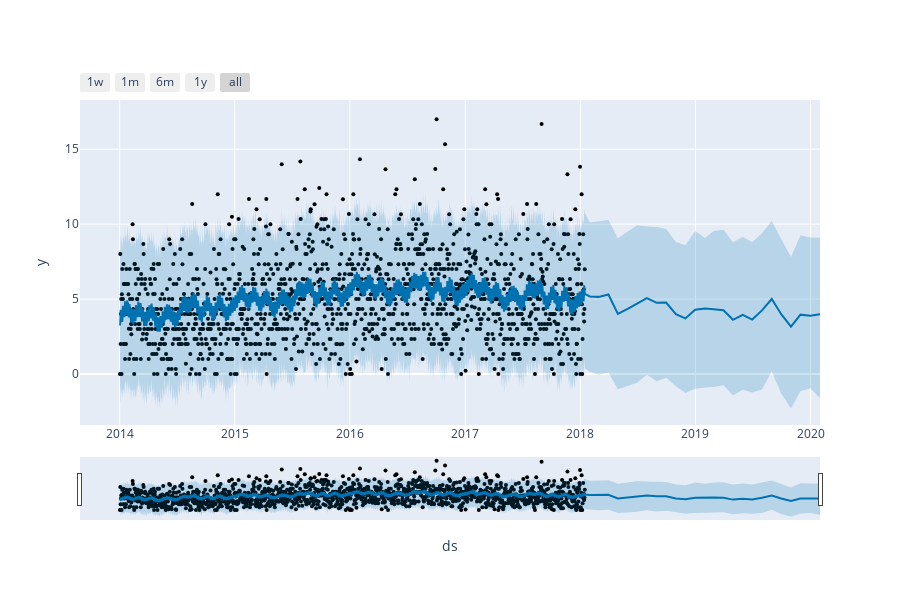

Notebook cell for this chart:
### Markdown cell above
### c.Visualizing the forecast

### Code cell
plot_plotly(m,forecast)

### Figure 1 — Plotly figure (JSON) as saved in the notebook; plotly's stock layout.template omitted (floating-point values rounded to 4 significant figures; data arrays with more than 128 entries replaced by an {"elided": "..."} marker saying what was removed)
{"data": [{"marker": {"color": "black", "size": 4}, "mode": "markers", "name": "Actual", "type": "scatter", "x": {"elided": "1475 str values"}, "y": {"elided": "1475 float values"}}, {"hoverinfo": "skip", "line": {"width": 0}, "mode": "lines", "type": "scatter", "x": {"elided": "1500 str values"}, "y": {"elided": "1500 float values"}}, {"fill": "tonexty", "fillcolor": "rgba(0, 114, 178, 0.2)", "line": {"color": "#0072B2", "width": 2}, "mode": "lines", "name": "Predicted", "type": "scatter", "x": {"elided": "1500 str values"}, "y": {"elided": "1500 float values"}}, {"fill": "tonexty", "fillcolor": "rgba(0, 114, 178, 0.2)", "hoverinfo": "skip", "line": {"width": 0}, "mode": "lines", "type": "scatter", "x": {"elided": "1500 str values"}, "y": {"elided": "1500 float values"}}], "layout": {"height": 600, "showlegend": false, "width": 900, "xaxis": {"rangeselector": {"buttons": [{"count": 7, "label": "1w", "step": "day", "stepmode": "backward"}, {"count": 1, "label": "1m", "step": "month", "stepmode": "backward"}, {"count": 6, "label": "6m", "step": "month", "stepmode": "backward"}, {"count": 1, "label": "1y", "step": "year", "stepmode": "backward"}, {"step": "all"}]}, "rangeslider": {"visible": true}, "title": {"text": "ds"}, "type": "date"}, "yaxis": {"title": {"text": "y"}}}}
